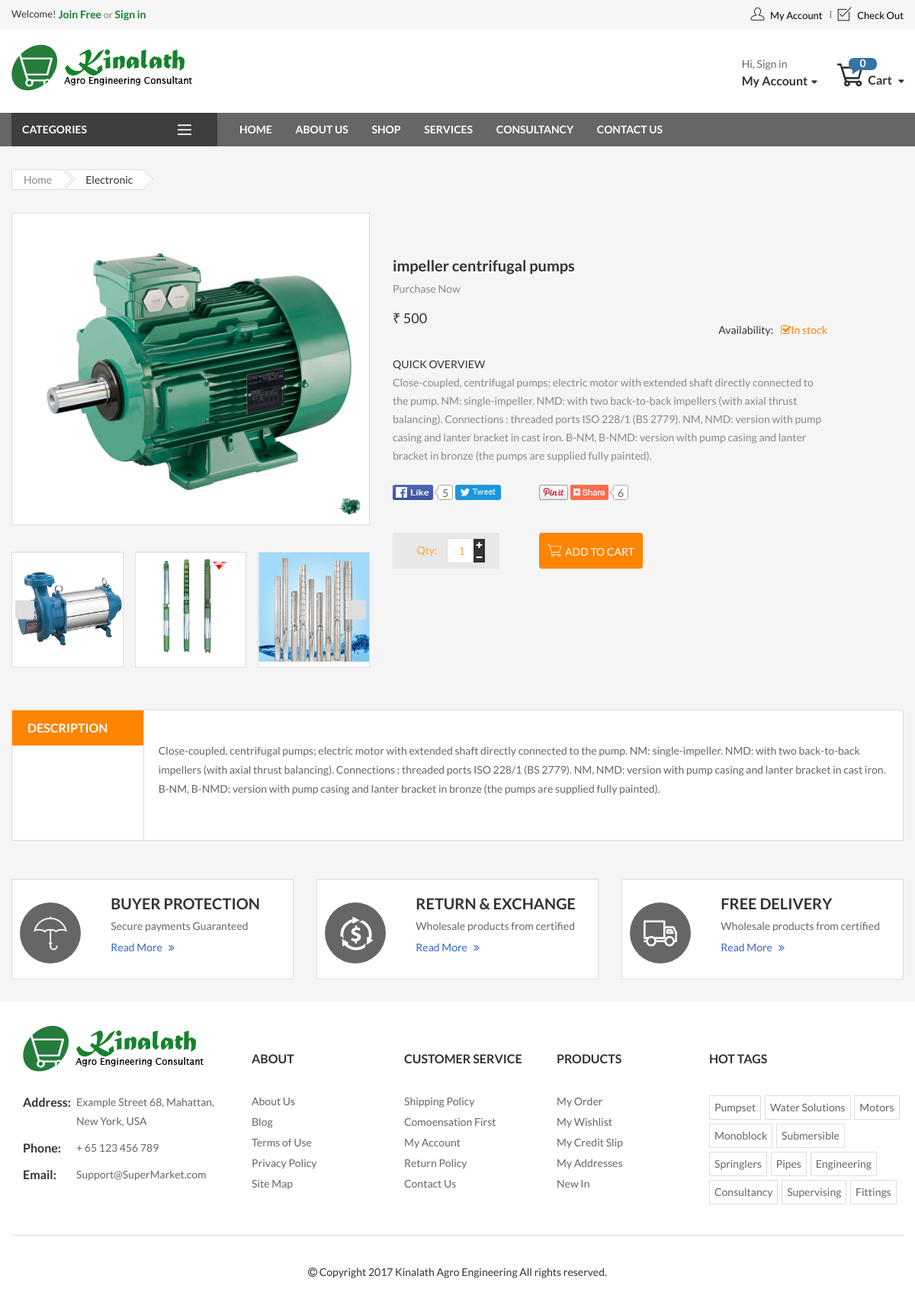
The page /product-detail.php?pid=4 on the database its author committed.
### tables this page shows
CREATE TABLE `photo` (
  `id` int(11) NOT NULL,
  `product_id` int(11) NOT NULL,
  `location` text NOT NULL
);

CREATE TABLE `products` (
  `id` int(11) NOT NULL,
  `name` varchar(100) NOT NULL,
  `descr` text NOT NULL,
  `category` int(11) NOT NULL,
  `mfg` varchar(25) NOT NULL,
  `price` varchar(10) NOT NULL,
  `unit` int(11) NOT NULL,
  `qty` int(11) NOT NULL,
  `visibility` int(11) NOT NULL,
  `date` timestamp NOT NULL DEFAULT CURRENT_TIMESTAMP
);

### app/Photo.php (called while the page is built, shortened)
<?php
	require_once('DB2.php');
	class Photo
	{
		public static function getAll($product_id){
			$db=new Db();
			$sql="SELECT * FROM photo WHERE product_id= $product_id";
			$rows=[];
			$result=$db->query($sql);
			if($result){
				while ($r=mysqli_fetch_assoc($result)) {
					array_push($rows, $r);
				}
				return $rows;
			}
			return false;
		}
	}
?>

### app/DB2.php (called while the page is built, shortened)
<?php
class Db
{
	private static $connection;
	function __construct()
	{
		 if(!isset(self::$connection)) {
		 	self::$connection=mysqli_connect("localhost","root","","engineering");
		 	if (!self::$connection) {
		 		die("connection Error");
		 	}else{
		 		return self::$connection;
		 	}
		 }
	}
	function query($sql){
		$result=mysqli_query(self::$connection,$sql);
		return $result;
	}
}
?>

### app/Product.php (called while the page is built, shortened)
<?php
	require_once('DB2.php');
	class Product
	{
		public static function getOne($id){
			$db=new Db();
			$sql="SELECT * FROM products WHERE id= $id LIMIT 1";
			$rows=[];
			$result=$db->query($sql);
			if($result){
				while ($r=mysqli_fetch_assoc($result)) {
					array_push($rows, $r);
				}
				return $rows[0];
			}
			return false;
		}
	}
?>

### product-detail.php (the view, shortened to what this page needs)
<?php
    require_once('app/Product.php');
    require_once('app/Photo.php');
    $product_id=$_GET['pid'];
    $product=Product::getOne($product_id);
    $photos=Photo::getAll($product_id);
     $photo1="products/".$product_id."/".$photos[0]['location'];
     $photo2="products/".$product_id."/".$photos[1]['location'];
     $photo3="products/".$product_id."/".$photos[2]['location'];
     $photo4="products/".$product_id."/".$photos[3]['location'];
?>
<!DOCTYPE html>
<html lang='en' xmlns='http://www.w3.org/1999/xhtml'>
<head>
    <link rel='stylesheet' href='assets/css/bootstrap.min.css'>
    <link rel='stylesheet' href='assets/css/owl.carousel.min.css'>
    <link rel='stylesheet' href='assets/css/animated.css'>
    <link rel='stylesheet' href='assets/css/font-awesome.css'>
    <link rel='stylesheet' href='assets/css/ui.css'>
    <link rel='stylesheet' href='assets/css/jquery.mmenu.all.css'>
    <link rel='stylesheet' href='assets/css/flaticon.css'>
    <link rel='stylesheet' href='assets/css/style.css'>
</head>
<body class="categories-page product-detail">
<div id="header">
  <?php include_once('header.php');?>
</div>
    <div class="categories main-content">
        <div class="container">
            <div class="breadcrumb-sidebar">
                <div class="breadcrumb-wrap">
                    <nav class="breadcrumb-trail breadcrumbs">
                        <ul class="trail-items">
                            <li class="trail-item trail-begin">
                                <a href="#"><span>Home</span></a>
                            </li>
                            <li class="trail-item trail-end">
                                <span>Electronic</span>
                            </li>
                        </ul>
                    </nav>
                </div>
            </div>
            <div class="product-box product-box-primary">
                <div class="product-box-content">
                    <div class="row">
                        <div class="col-md-5">
                            <figure class="img-product">
                                <img src="<?php echo $photo1;?>" alt="product" height="536" width="467" id="product-big">
                                <div class="img-room"><img src="<?php echo $photo1;?>" alt="room" height="32" width="32"></div>
                            </figure>
                            <div class="featue-slide supermartket-owl-carousel" data-number="3" data-margin="15" data-navcontrol="yes">
                                <div class="feature-slide-item">
                                    <figure><img src="<?php echo $photo2;?>" onlick="changeImg();" alt="feature" width="126" height="143"></figure>
                                </div>
                                <div class="feature-slide-item">
                                    <figure><img src="<?php echo $photo3;?>" alt="feature" width="126" height="143"></figure>
                                </div>
                                <div class="feature-slide-item">
                                    <figure><img src="<?php echo $photo4;?>" alt="feature" width="126" height="143"></figure>
                                </div>
                            </div>
                        </div>
                        <div class="col-md-7">
                            <div class="single-product-content">
                                <h3 class="product-title"><?php echo $product['name'];?></h3>
                                <a href="#" class="write">Purchase Now</a>
                                <p class="product-cost"><?php echo " &#8377; ".$product['price']; ?></p>
                                <p class="stock">Availability:<span><i class="fa fa-check-square-o" aria-hidden="true"></i>In stock</span></p>
                                <div class="desc-product-title">Quick OverView</div>
                                <div class="desc-product"><?php echo $product['descr']; ?>
                                </div>
                                <div class="social">
                                    <div class="facebook-social">
                                        <a href="#"><img src="assets/images/detail1.jpg" alt="detail1" height="20" width="53"></a>
                                        <span class="amount-folow">5</span>
                                    </div>
                                    <div class="tweet-social">
                                        <a href="#"><img src="assets/images/detail2.jpg" alt="detail1" height="20" width="60"></a>
                                    </div>
                                    <div class="pin-it-social">
                                        <a href="#"><img src="assets/images/detail3.jpg" alt="detail1" height="20" width="38"></a>
                                    </div>
                                    <div class="share-social">
                                        <a href="#"><img src="assets/images/detail4.jpg" alt="detail1" height="20" width="50"></a>
                                        <span class="amount-folow">6</span>
                                    </div>
                                </div>
                                <div class="product-box-bottom">
                                    <div class="quanlity-product">
                                        <span>Qty:</span>
                                        <div class="quantity buttons_added">
                                            <a class="sign minus" href="#"><i class="fa fa-minus" aria-hidden="true"></i></a>
                                            <input type="text" size="1" class="input-text qty text" title="Qty" value="1">
                                            <a class="sign plus" href="#"><i class="fa fa-plus" aria-hidden="true"></i></a>
                                        </div>
                                    </div>
                                    <div class="button-detail">
                                        <a href="#" class="add-to-cart"><i class="flaticon-commerce"></i>Add To Cart</a>
                                    </div>
                                </div>
                            </div>
                        </div>
                    </div>
                </div>
            </div>
            <div class="detail-products product-tabs">
                <ul  class="nav nav-pills">
                    <li class="active">
                        <a  href="#1a" data-toggle="tab">Description</a>
                    </li>
                </ul>
                <div class="product-tabs-content tab-content clearfix">
                    <div class="tab-pane active" id="1a">
                       <?php echo $product['descr']; ?>
                    </div>
                </div>
            </div>
            <div id="section-icon-box">
                <div class="container">
                    <div class="row">
                        <div class="col-md-4">
                            <div class="icon-box style1">
                                <div class="row">
                                    <div class="col-md-4">
                                        <i class="flaticon-umbrella"></i>
                                    </div>
                                    <div class="col-md-8">
                                        <div class="icon-box-content">
                                            <h4>Buyer Protection</h4>
                                            <p>Secure payments
                                                Guaranteed refunds
                                                Escrow protection on every oder</p>
                                            <a href="#"" >Read More<i aria-hidden="true" class="fa fa-angle-double-right"></i></a>
                                        </div>
                                    </div>
                                </div>
                            </div>
                        </div>
                        <div class="col-md-4">
                            <div class="icon-box style1">
                                <div class="row">
                                    <div class="col-md-4">
                                        <i class="flaticon-return-of-investment"></i>
                                    </div>
                                    <div class="col-md-8">
                                        <div class="icon-box-content">
                                            <h4>RETURN &amp; EXCHANGE</h4>
                                            <p>Wholesale products from certified
                                                Worldwide shipping
                                                Low prices from US $0.1</p>
                                            <a href="#">Read More<i aria-hidden="true" class="fa fa-angle-double-right"></i></a>
                                        </div>
                                    </div>
                                </div>
                            </div>
                        </div>
                        <div class="col-md-4">
                            <div class="icon-box style1">
                                <div class="row">
                                    <div class="col-md-4">
                                        <i class="flaticon-transport"></i>
                                    </div>
                                    <div class="col-md-8">
                                        <div class="icon-box-content">
                                            <h4>FREE DELIVERY</h4>
                                            <p>Wholesale products from certified
                                                Worldwide shipping
                                                Low prices from US $0.1</p>
                                            <a href="#">Read More<i aria-hidden="true" class="fa fa-angle-double-right"></i></a>
                                        </div>
                                    </div>
                                </div>
                            </div>
                        </div>
                    </div>
                </div>
            </div>
        </div>
    </div>
   <?php include_once('footer.php');?>
</body>
</html>

### rows shown on the page
photo: location (picture)
photo: location (picture)
photo: location (picture)
photo: location (picture)
products: name "impeller centrifugal pumps", price "500", descr "Close-coupled, centrifugal pumps; electric motor with extended shaft directly connected to the pump. NM: single-impeller. NMD: with two back-to-back impellers (with axial thrust balancing). Connections : threaded ports ISO 228/1 (BS 2779). NM, NMD: version with pump casing and lanter bracket in cast iron. B-NM, B-NMD: version with pump casing and lanter bracket in bronze (the pumps are supplied fully painted)."

### other values the page prints
$prodct_count "0"
